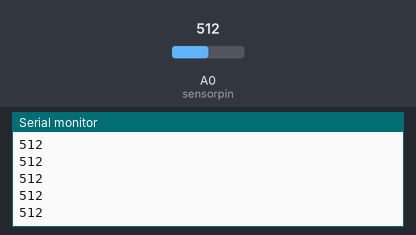
A sketch run on a simulated Arduino Uno, built with avr-gcc and run on an emulated ATmega328P. On the bench: the last lines printed to the serial monitor. Inputs (shaded band) come from the test bench; at power-on: A0 (sensorpin) = 512.

Above: at 1.2 s.
1.3 s: A0 (sensorpin) set to 716
At 2.2 s:
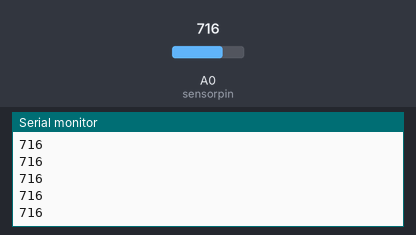
2.8 s: A0 (sensorpin) set to 900
At 3.9 s:
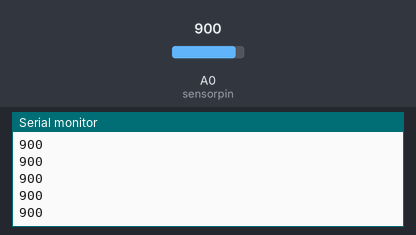
Timing chart, 0 to 5.8 s (numbered marks = the images above; inputs shaded):
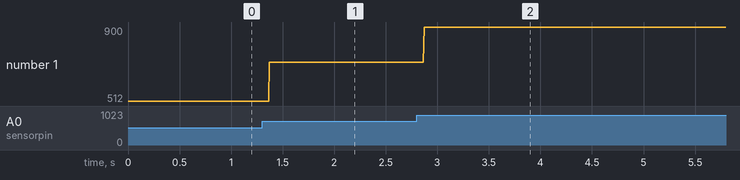

Measured:
- after the input at 1.3 s, the serial monitor: prints a new line after 0.07 s (image 1)
- after the input at 2.8 s, the serial monitor: prints a new line after 0.07 s (image 2)
- plotted number 1: 512 → 716 after the input at 1.3 s, 716 → 900 after the input at 2.8 s

The sketch:

flexsensor_test.ino
```cpp
// www.sciencebuddies.org

// declare variables
int sensorpin = A0;  // sensor pin
int sensor;          // sensor readings

void setup() {
  // put your setup code here, to run once:
  // initialize serial communication
  Serial.begin(9600);
}

void loop() {
  // put your main code here, to run repeatedly:
  // read sensor value
  sensor = analogRead(sensorpin);
  // print sensor value
  Serial.println(sensor);
  // turn on LEDs if sensor reading
  // exceeds a certain threshold

}
```
